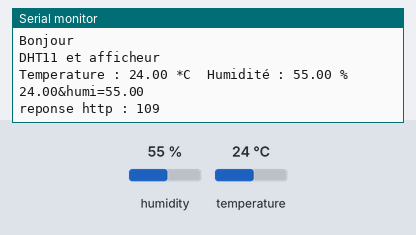
A sketch run on a simulated ESP8266 (NodeMCU). On the bench: the last lines printed to the serial monitor. The test bench sets the inputs (shaded band); at power-on: humidity 55 %, temperature 24 °C. WiFi joins after 1.5 s; servers stay silent unless stated.

Above: at 4.2 s.
4.3 s: humidity set to 22 %
12.1 s: temperature set to 12 °C
At 14.3 s:
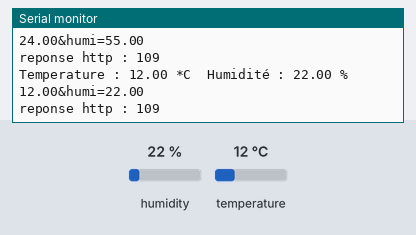
19.9 s: humidity set to 40 %
At 24.6 s:
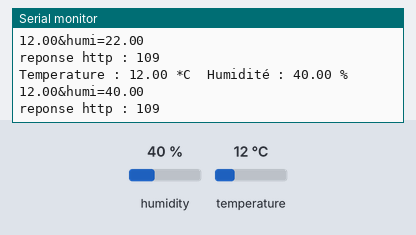

Measured:
- after the input at 12.1 s, the serial monitor: prints a new line after 1.4 s (image 1)
- after the input at 19.9 s, the serial monitor: prints a new line after 3.8 s (image 2)

The sketch:

releve.ino
```cpp
/*
 * *************************
 * Capteur : DHT11
 *
 * Les broches sont numérotées de la gauche vers la droite lorsque l'on regarde le capteur de face
 *
 * Broche n°1 connectée au +3.3V
 * Broche n°2 (data) connectée à la broche 'D4' du NodeMcu (Pin 2 pour l'arduino) avec une résistance de 10 K reliée au +3.3v
 * Broche n°3 non connectée
 * Broche n°4 connectée à la masse (GND)
 *
 * Installer la bibliothèque 'DHT sensor library by Adarftuit'
 * Cette librairie necessite une librairie supplémentaire qui est disponible à l'adresse : https://github.com/adafruit/Adafruit_Sensor
 * et qui doit être installée selon ce tutoriel : https://learn.adafruit.com/adafruit-all-about-arduino-libraries-install-use/installing-a-library-on-linux
 *
 */


// Déclaration des librairies
#include <DHT.h>                      // pour communiquer avec le capteur DHT
#include "ThingSpeak.h"
#include <ESP8266WiFi.h>
#include <ESP8266HTTPClient.h>
WiFiClient  client;


// Préparation du capteur DHT
#define DHTPIN 2                      // broche sur laquelle est raccordée la data du capteur (la broche 'D4' du NodeMcu correspond à la broche 2 de l'arduino)
#define DHTTYPE DHT11                 // précise la référence du capteur DHT (DHT11 ou DHT21 ou DHT22)
DHT dht(DHTPIN, DHTTYPE);             // Initialisation du capteur DHT
#define USE_SERIAL Serial


unsigned long myChannelNumber = 178854;
const char * myWriteAPIKey = "B1X4D66V6FFHB4QZ";
const char * host = "164.132.194.226";

String rep = "" ;

// fonction de démarrage
void setup() {

  // Démarrage du bus série
  Serial.begin(115200);               // vitesse
  Serial.println("Bonjour");          // écriture d'un petit message...
  Serial.println("DHT11 et afficheur");

  //char pass[] = "wipy9470";
  //char ssid[] = "AndroiD";
  char ssid[] = "G3_7736";    //  your network SSID (name)
  char pass[] = "AZERTY01";   // your network password

  // Démarrage du capteur DHT11
  dht.begin();
  WiFi.begin(ssid, pass);


  delay(3000);

}

int value = 0;

// boucle infinie
void loop() {                     // attendre 15 seconde
  ++value;

  WiFiClient client;
  const int httpPort = 80;
  if (!client.connect(host, httpPort)) {
    Serial.println("connection failed");
    return;
  }

  float t = dht.readTemperature();    // mesurer la température (en ° Celsius)
  float h = dht.readHumidity();       // mesurer l'humidité (en %)


  // test si des valeurs ont été récupérées
  if (isnan(h) || isnan(t)) {         // si non
    Serial.println("Failed to read from DHT sensor!");    // affiche un message d'erreur
    return;                           // quitte pour retenter une lecture
  }

  // affichage des valeurs dans le bus série
  Serial.print("Temperature : ");
  Serial.print(t);
  Serial.print(" *C\t");
  Serial.print("Humidité : ");
  Serial.print(h);
  Serial.println(" %");
  delay(10);

  Serial.print(t);
  Serial.print("&humi=");
  Serial.println(h);
  rep = client.print(String("GET ") + "/projet_4/Fichier_class.php?temp="+t+"&humi="+h + " HTTP/1.1\r\n" +
               "Host: " + host + "\r\n" +
               "Connection: close\r\n=\r\n");

  Serial.print("reponse http : ");
  Serial.println(rep);

  delay(10000);

}
```
